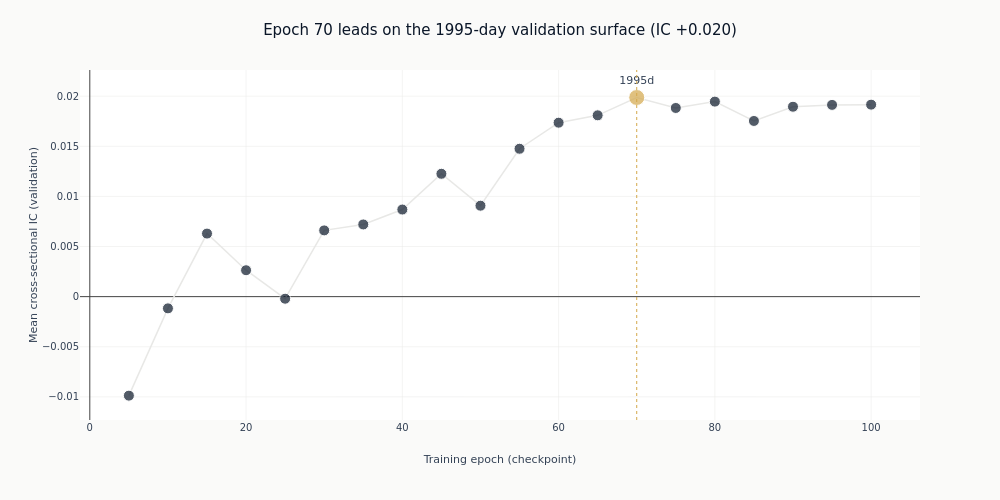

Write notebook code for a chart like this one.
### Markdown cell above
## 5. Learning Curves

Validation IC at each epoch checkpoint. The full-coverage winner is highlighted
in amber; any partial-coverage checkpoint excluded from selection is drawn in
copper. Coverage labels appear only where they identify the selected or an
excluded checkpoint.

### Code cell
_curve = sorted(best["curve"], key=lambda c: c["epoch"]) if best else []
if _curve:
    _epochs = [c["epoch"] for c in _curve]
    _ics = [c["ic_mean"] for c in _curve]
    _nd = [c["ic_n_days"] for c in _curve]
    _mk_color = [
        COLORS["amber"]
        if c["epoch"] == best_epoch
        else (COLORS["copper"] if c["epoch"] in best["partial_epochs"] else COLORS["blue"])
        for c in _curve
    ]
    _mk_size = [16 if c["epoch"] == best_epoch else 11 for c in _curve]
    fig_lc = go.Figure()
    fig_lc.add_trace(
        go.Scatter(
            x=_epochs,
            y=_ics,
            mode="lines+markers+text",
            line=dict(color=COLORS["silver_muted"], width=1.5),
            marker=dict(color=_mk_color, size=_mk_size, line=dict(color="white", width=1)),
            text=[
                f"{d:.0f}d" if epoch == best_epoch or d < _full_days else ""
                for epoch, d in zip(_epochs, _nd, strict=True)
            ],
            textposition="top center",
            showlegend=False,
        )
    )
    fig_lc.add_vline(
        x=best_epoch,
        line=dict(color=COLORS["amber"], width=1, dash="dot"),
    )
    _partial_note = (
        f"; partial epochs {best['partial_epochs']} excluded" if best["partial_epochs"] else ""
    )
    fig_lc.update_layout(
        title=(
            f"Epoch {best_epoch} leads on the {_full_days:.0f}-day validation surface"
            f" (IC {best_ic:+.3f}){_partial_note}"
        ),
        height=500,
        width=1000,
        margin=dict(t=70),
        title_font=dict(size=15),
    )
    fig_lc.update_xaxes(title_text="Training epoch (checkpoint)")
    fig_lc.update_yaxes(title_text="Mean cross-sectional IC (validation)")
    fig_lc.show()

### Figure 1 — Plotly figure (JSON) as saved in the notebook; plotly's stock layout.template omitted (floating-point values rounded to 4 significant figures)
{"data": [{"line": {"color": "#e8e8e6", "width": 1.5}, "marker": {"color": ["#0a1628", "#0a1628", "#0a1628", "#0a1628", "#0a1628", "#0a1628", "#0a1628", "#0a1628", "#0a1628", "#0a1628", "#0a1628", "#0a1628", "#0a1628", "#D4A84B", "#0a1628", "#0a1628", "#0a1628", "#0a1628", "#0a1628", "#0a1628"], "line": {"color": "white", "width": 1}, "size": [11, 11, 11, 11, 11, 11, 11, 11, 11, 11, 11, 11, 11, 16, 11, 11, 11, 11, 11, 11]}, "mode": "lines+markers+text", "showlegend": false, "text": ["", "", "", "", "", "", "", "", "", "", "", "", "", "1995d", "", "", "", "", "", ""], "textposition": "top center", "type": "scatter", "x": [5, 10, 15, 20, 25, 30, 35, 40, 45, 50, 55, 60, 65, 70, 75, 80, 85, 90, 95, 100], "y": [-0.009876, -0.001169, 0.006293, 0.002636, -0.0002067, 0.006612, 0.007203, 0.008692, 0.01226, 0.009075, 0.01476, 0.01736, 0.01809, 0.01987, 0.01883, 0.01946, 0.01753, 0.01895, 0.01913, 0.01916]}], "layout": {"height": 500, "margin": {"t": 70}, "shapes": [{"line": {"color": "#D4A84B", "dash": "dot", "width": 1}, "type": "line", "x0": 70, "x1": 70, "xref": "x", "y0": 0, "y1": 1, "yref": "y domain"}], "title": {"font": {"size": 15}, "text": "Epoch 70 leads on the 1995-day validation surface (IC +0.020)"}, "width": 1000, "xaxis": {"title": {"text": "Training epoch (checkpoint)"}}, "yaxis": {"title": {"text": "Mean cross-sectional IC (validation)"}}}}
